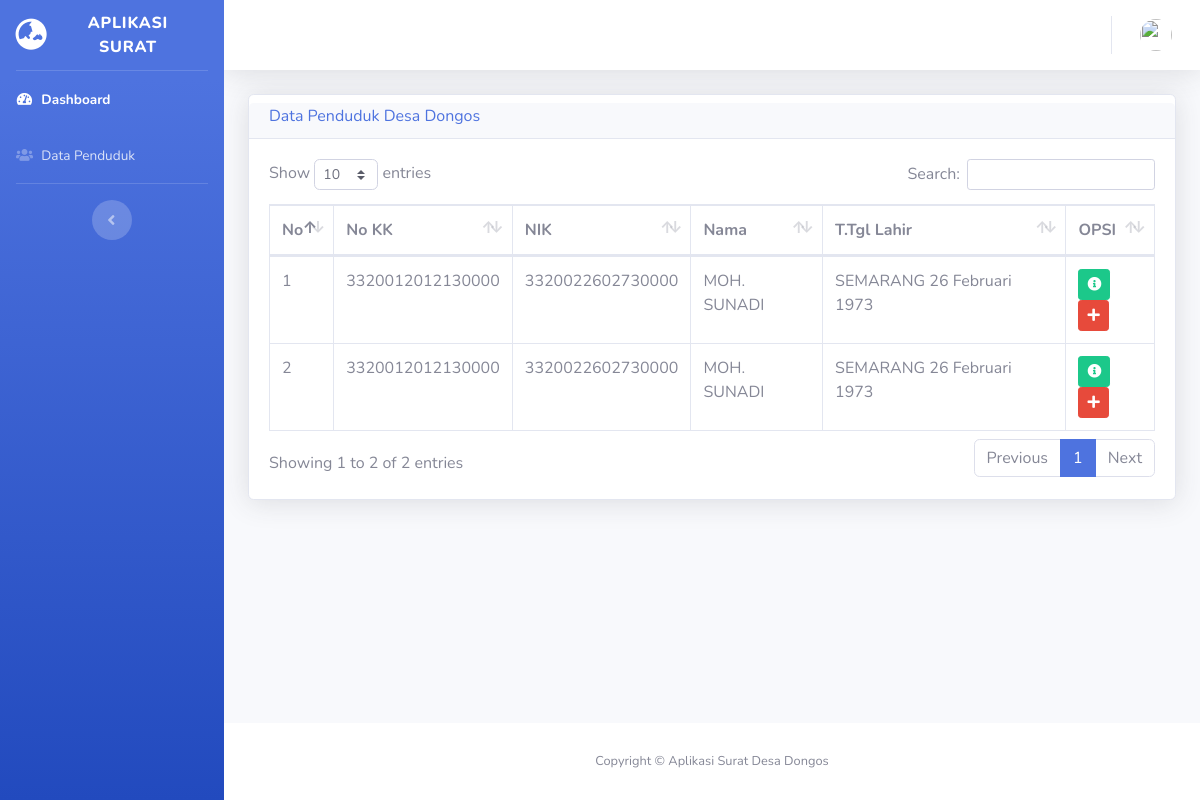
The app's page /data_penduduk.php with its own data.
### tables this page shows
CREATE TABLE `tbl_desa` (
  `id_desa` int(11) NOT NULL,
  `nama_desa` varchar(50) NOT NULL,
  `kecamatan` varchar(50) NOT NULL,
  `kabupaten` varchar(50) NOT NULL,
  `Carik` varchar(100) NOT NULL,
  `Petinggi` varchar(100) NOT NULL
);

CREATE TABLE `tbl_penduduk` (
  `id` int(11) NOT NULL,
  `no_kk` varchar(100) NOT NULL,
  `nama_kk` varchar(100) NOT NULL,
  `nik` varchar(100) NOT NULL,
  `jenis_kelamin` varchar(30) NOT NULL,
  `tempat_lahir` varchar(50) NOT NULL,
  `tanggal_lahir` date NOT NULL,
  `agama` varchar(50) NOT NULL,
  `pendidikan` varchar(50) NOT NULL,
  `pekerjaan` varchar(50) NOT NULL,
  `status_perkawinan` varchar(50) NOT NULL,
  `hubungan_keluarga` varchar(50) NOT NULL,
  `warga` varchar(50) NOT NULL,
  `ayah` varchar(100) NOT NULL,
  `ibu` varchar(100) NOT NULL,
  `alamat` varchar(100) NOT NULL,
  `rt` varchar(20) NOT NULL,
  `rw` varchar(20) NOT NULL
);

### data_penduduk.php (the view, shortened to what this page needs)
<?php
include 'header.php';
$sqli = mysqli_query($xx, "SELECT * FROM tbl_desa");
$d = mysqli_fetch_array($sqli);
?>
        <div id="content-wrapper" class="d-flex flex-column">
            <div id="content">
                <nav class="navbar navbar-expand navbar-light bg-white topbar mb-4 static-top shadow">
                    <ul class="navbar-nav ml-auto">
                        <li class="nav-item dropdown no-arrow">
                            <a class="nav-link dropdown-toggle" href="#" id="userDropdown" role="button"
                                data-toggle="dropdown" aria-haspopup="true" aria-expanded="false">
                                <img class="img-profile rounded-circle"
                                    src="assets/img/jepara.png">
                            </a>
                        </li>
                    </ul>
                </nav>
                <div class="container-fluid">
                <div class="card shadow mb-4">
                        <div class="card-header py-1 mt-2">
                            <h6 class="text-primary">Data Penduduk Desa <?= $d['nama_desa'] ?></h6>
                        </div>
                        <div class="card-body">
                            <div class="table-responsive">
                                <table class="table table-bordered" id="dataTable" width="100%" cellspacing="0">
                                    <thead>
                                        <tr>
                                            <th width="1%">No</th>
                                            <th width="9%">No KK</th>
                                            <th width="1%">NIK</th>
                                            <th>Nama</th>
                                            <th>T.Tgl Lahir</th>
                                            <th width="10%">OPSI</th>
                                        </tr>
                                    </thead>
                                    <tbody>
                                        <?php
                                        $no = 1;
                                        $warga = mysqli_query($xx,"SELECT * FROM tbl_penduduk ORDER BY id DESC");
                                        while($z = mysqli_fetch_assoc($warga)){
                                        ?>
                                        <tr>
                                            <td><?= $no++ ?></td>
                                            <td><?= $z['no_kk'] ?></td>
                                            <td><?= $z['nik'] ?></td>
                                            <td><?= $z['nama_kk'] ?></td>
                                            <td><?= $z['tempat_lahir'] ?> <?= Indonesia2Tgl($z['tanggal_lahir']) ?></td>
                                            <td>
                                            <button type="button" class="btn btn-success btn-sm" data-toggle="modal" data-target="#exampleModal<?= $z['nik'] ?>"><i class="fas fa-info-circle"></i></button>
                                                <a href="Tsurat.php?id=<?= $z['id']; ?>" class="btn btn-danger btn-sm"><i class="fas fa-plus"></i></a>
                                            </td>
                                        </tr>
                                        <?php } ?>
                                    </tbody>
                                </table>
                            </div>
                        </div>
                    </div>
                </div>
            </div>
<?php include'footer.php'; ?>

### footer.php (shortened to what this page needs)
 <?php
 $ss = mysqli_query($xx,"SELECT * FROM  tbl_desa");
 $p = mysqli_fetch_assoc($ss);
 ?>
            <footer class="sticky-footer bg-white">
                <div class="container my-auto">
                    <div class="copyright text-center my-auto">
                        <span>Copyright &copy; Aplikasi Surat Desa <?= $p['nama_desa'] ?></span>
                    </div>
                </div>
            </footer>
        </div>
    </div>
</body>
</html>

### records on screen
tbl_desa: nama_desa "Dongos"
tbl_penduduk: no_kk "3320012012130000", nik "3320022602730000", nama_kk "MOH. SUNADI", tempat_lahir "SEMARANG", tanggal_lahir "26 Februari 1973"
tbl_penduduk: no_kk "3320012012130000", nik "3320022602730000", nama_kk "MOH. SUNADI", tempat_lahir "SEMARANG", tanggal_lahir "26 Februari 1973"
